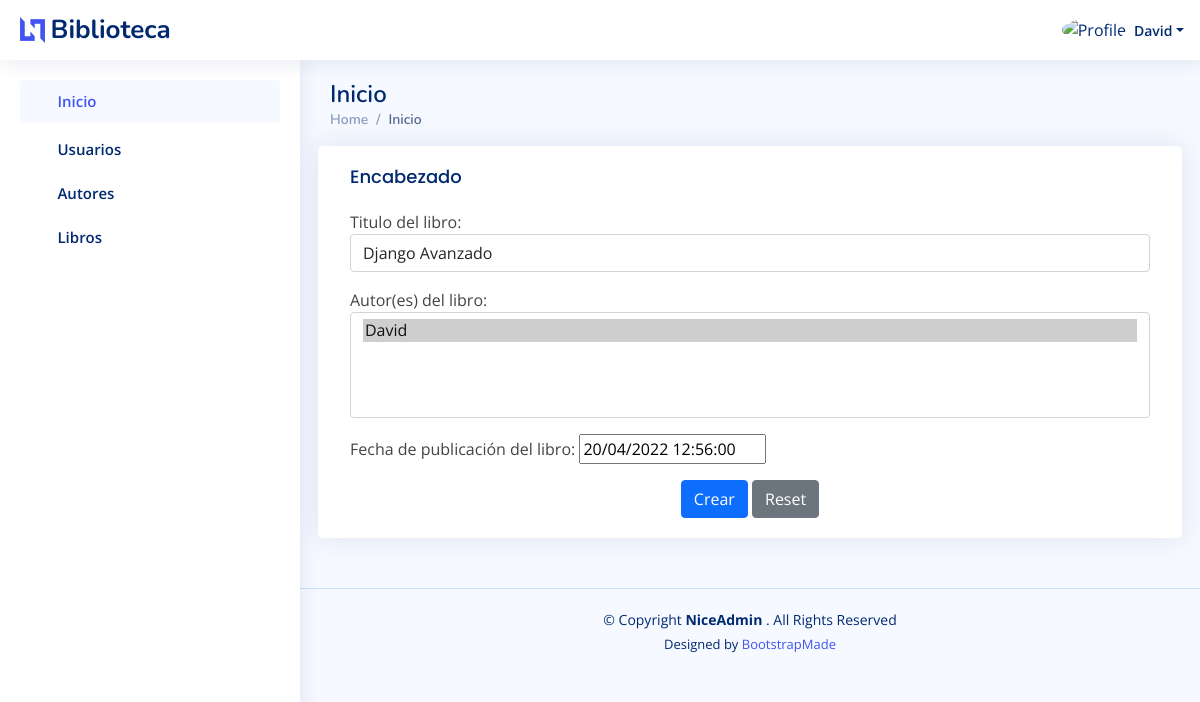
Screenshot of /libro/editar_libro/1 (signed in) with the database file from the repository.
### apps/usuario/models.py (models this page shows, shortened)
class Usuario(AbstractBaseUser):
    username = models.CharField(
        _("Nombre de usuario"), max_length=100, unique=True)
    email = models.EmailField(_("Correo Electrónico"),
                              max_length=254, unique=True)
    nombres = models.CharField(
        _("Nombres"), max_length=200, blank=True, null=True)
    apellidos = models.CharField(
        _("Apellidos"), max_length=200, blank=True, null=True)
    imagen = models.ImageField(
        _("Imagen de perfil"), upload_to='perfil/', max_length=200, blank=True, null=True)
    usuario_activo = models.BooleanField(
        _("Usuario Activo/Inactivo"), default=True)
    usuario_administrador = models.BooleanField(
        _("Admin Activo/Inactivo"), default=False)
    objects = UsuarioManager()
    USERNAME_FIELD = 'username'
    REQUIRED_FIELDS = ['email', 'nombres', 'apellidos']
    @property
    def is_staff(self):
        return self.usuario_administrador

### apps/libro/models.py (models this page shows, shortened)
class Libro(models.Model):
    id = models.AutoField(_("id"), primary_key=True)
    titulo = models.CharField(
        _("Titulo"), max_length=255, blank=False, null=False)
    fecha_publicacion = models.DateTimeField(
        _("Fecha de publicación"), blank=False, null=False)
    autor_id = models.ManyToManyField(Autor)
    fecha_creacion = models.DateField(
        _("Fecha de creación"), auto_now=True, auto_now_add=False)
    estado = models.BooleanField(default=True)
    class Meta:
        verbose_name = _("Libro")
        verbose_name_plural = _("Libros")
        ordering = ["id"]

### apps/libro/views.py (the view)
# urls.py: path('editar_libro/<int:pk>', LibroUpdateView.as_view(), name='editar_libro'),
class LibroUpdateView(LoginRequiredMixin, UpdateView):
    model = Libro
    template_name = "libro/libro/crear_libro.html"
    success_url = reverse_lazy('libro:listado_libros')
    form_class = LibroForm

### apps/libro/forms.py
class LibroForm(forms.ModelForm):
    class Meta:
        model = Libro
        fields = ['titulo', 'autor_id', 'fecha_publicacion']
        labels = {
            'titulo': ' Titulo del libro',
            'autor_id': 'Autor(es) del libro',
            'fecha_publicacion': 'Fecha de publicación del libro',
        }
        widgets = {
            'titulo': forms.TextInput(
                attrs={
                    'class': 'form-control',
                    'placeholder': 'Ingrese titulo del libro'
                }
            ),
            'autor_id': forms.SelectMultiple(
                attrs={
                    'class': 'form-control'
                }
            )
        }
    def __init__(self, *args, **kwargs):
        super(LibroForm, self).__init__(*args, **kwargs)
        self.fields['fecha_publicacion'].widget.attrs['readonly'] = True

### apps/libro/models.py (called while the page is built)
    def __str__(self):
        return self.nombre

### templates/libro/libro/crear_libro.html (shortened to what this page needs)
{% extends 'index.html' %}
{% load static %}
{% block DateTimePickerHeader %}
    <link rel="stylesheet" href="{% static 'lib/date-time-phone/jquery-ui.css' %}">
        <link rel='stylesheet' href="{% static 'lib/date-time-phone/jquery-ui-timepicker-addon.css' %}"/>
    {% endblock DateTimePickerHeader %}
    {% block body %}
        <div class="card">
            <div class="card-body">
                <h5 class="card-title">Encabezado</h5>
                <form method="POST" action="#" enctype="multipart/form-data" class="form-horizontal">
                    {{ form.as_p }}
                    <div class="row">
                        <div class="text-center">
                            <button type="submit" class="btn btn-primary">Crear</button>
                            <button type="reset" class="btn btn-secondary">Reset</button>
                        </div>
                    </div>
                </form>
            </div>
        </div>
    {% endblock body %}

### templates/index.html (shortened to what this page needs)
<!DOCTYPE html>
{% load static %}
<html lang="es">
    <head>
        <link href="{% static 'biblioteca/assets/vendor/bootstrap/css/bootstrap.min.css' %}" rel="stylesheet">
        <link href="{% static 'biblioteca/assets/vendor/bootstrap-icons/bootstrap-icons.css' %}" rel="stylesheet">
        <link href="{% static 'biblioteca/assets/vendor/boxicons/css/boxicons.min.css' %}" rel="stylesheet">
        <link href="{% static 'biblioteca/assets/vendor/quill/quill.snow.css' %}" rel="stylesheet">
        <link href="{% static 'biblioteca/assets/vendor/quill/quill.bubble.css' %}" rel="stylesheet">
        <link href="{% static 'biblioteca/assets/vendor/remixicon/remixicon.css' %}" rel="stylesheet">
        <link
        href="{% static 'biblioteca/assets/vendor/simple-datatables/style.css' %}" rel="stylesheet">
        <link
        rel="stylesheet" href="{% static 'lib/fontawesome-6/css/all.min.css' %}">
        <link
        href="{% static 'biblioteca/assets/css/style.css' %}" rel="stylesheet">
        {% block DateTimePickerHeader %}{% endblock DateTimePickerHeader %}
    </head>
    <body>
        <header id="header" class="header fixed-top d-flex align-items-center">
            <div class="d-flex align-items-center justify-content-between">
                <a href="{% url 'index' %}" class="logo d-flex align-items-center">
                    <img src="{% static 'biblioteca/assets/img/logo.png' %}" alt="">
                    <span class="d-none d-lg-block">Biblioteca</span>
                </a>
                <i class="bi bi-list toggle-sidebar-btn"></i>
            </div>
            <nav class="header-nav ms-auto">
                <ul class="d-flex align-items-center">
                    <li class="nav-item dropdown pe-3">
                        {% if user.is_authenticated %}
                            <a class="nav-link nav-profile d-flex align-items-center pe-0" href="#" data-bs-toggle="dropdown">
                                <img src="{% static 'biblioteca/assets/img/profile-img.jpg' %}" alt="Profile" class="rounded-circle">
                                <span class="d-none d-md-block dropdown-toggle ps-2">
                                    {{ user.username }}</span>
                            </a>
                        {% else %}
                            <a class="nav-link nav-profile d-flex align-items-center pe-0" href="{% url 'login' %}">
                                <i class="fa-solid fa-right-to-bracket"></i>
                                <span class="d-none d-md-block ps-2">
                                    Login</span>
                            </a>
                        {% endif %}
                    </li>
                </ul>
            </nav>
        </header>
        <aside id="sidebar" class="sidebar">
            <ul class="sidebar-nav" id="sidebar-nav">
                <li class="nav-item">
                    <a class="nav-link " href="index.html">
                        <i class="fa-solid fa-house-chimney"></i>
                        <span>Inicio</span>
                    </a>
                </li>
                <li class="nav-item">
                    {% if request.user.is_staff %}
                        <a class="nav-link collapsed" data-bs-target="#components-nav-usuarios" data-bs-toggle="collapse" href="#">
                            <i class="fa-solid fa-users"></i>
                            <span>Usuarios</span>
                            <i class="bi bi-chevron-down ms-auto"></i>
                        </a>
                    {% endif %}
                    <a class="nav-link collapsed" data-bs-target="#components-nav-autor" data-bs-toggle="collapse" href="#">
                        <i class="fa-solid fa-users"></i>
                        <span>Autores</span>
                        <i class="bi bi-chevron-down ms-auto"></i>
                    </a>
                    <a class="nav-link collapsed" data-bs-target="#components-nav-libros" data-bs-toggle="collapse" href="#">
                        <i class="fa-solid fa-book"></i>
                        <span>Libros</span>
                        <i class="bi bi-chevron-down ms-auto"></i>
                    </a>
                </li>
            </ul>
        </aside>
        <main id="main" class="main">
            <div class="pagetitle">
                <h1>Inicio</h1>
                <nav>
                    <ol class="breadcrumb">
                        <li class="breadcrumb-item">
                            <a href="{% url 'index' %}">Home</a>
                        </li>
                        <li class="breadcrumb-item active">Inicio</li>
                    </ol>
                </nav>
            </div>
            <section class="section dashboard">
                <div class="row">
                    {% block body %}{% endblock body %}
                </div>
            </section>
        </main>
        <footer id="footer" class="footer">
            <div class="copyright">
                &copy; Copyright
                <strong>
                    <span>NiceAdmin</span>
                </strong>. All Rights Reserved
            </div>
            <div class="credits">
                Designed by
                    <a href="https://bootstrapmade.com/"> BootstrapMade</a>
            </div>
        </footer>
    </body>
</html>

### static/biblioteca/assets/css/style.css (style rules this page uses)
:root { scroll-behavior: smooth; }
body { font-family: "Open Sans", sans-serif; background: #f6f9ff; color: #444444; }
a { color: #4154f1; text-decoration: none; }
h1, h2, h3, h4, h5, h6 { font-family: "Nunito", sans-serif; }
#main { margin-top: 60px; padding: 20px 30px; transition: all 0.3s; }
.pagetitle { margin-bottom: 10px; }
.pagetitle h1 { font-size: 24px; margin-bottom: 0; font-weight: 600; color: #012970; }
.card { margin-bottom: 30px; border: none; border-radius: 5px; box-shadow: 0px 0 30px rgba(1, 41, 112, 0.1); }
.card-title { padding: 20px 0 15px 0; font-size: 18px; font-weight: 500; color: #012970; font-family: "Poppins", sans-serif; }
.card-body { padding: 0 20px 20px 20px; }
.breadcrumb { font-size: 14px; font-family: "Nunito", sans-serif; color: #899bbd; font-weight: 600; }
.breadcrumb a { color: #899bbd; transition: 0.3s; }
.breadcrumb .breadcrumb-item::before { color: #899bbd; }
.breadcrumb .active { color: #51678f; font-weight: 600; }
.logo { line-height: 1; }
@media (min-width: 1200px) { .logo { width: 280px; } }
.logo img { max-height: 26px; margin-right: 6px; }
.logo span { font-size: 26px; font-weight: 700; color: #012970; font-family: "Nunito", sans-serif; }
.header { transition: all 0.5s; z-index: 997; height: 60px; box-shadow: 0px 2px 20px rgba(1, 41, 112, 0.1); background-color: #fff; padding-left: 20px; }
.header .toggle-sidebar-btn { font-size: 32px; padding-left: 10px; cursor: pointer; color: #012970; }
.header-nav ul { list-style: none; }
.header-nav > ul { margin: 0; padding: 0; }
.header-nav .nav-profile { color: #012970; }
.header-nav .nav-profile img { max-height: 36px; }
.header-nav .nav-profile span { font-size: 14px; font-weight: 600; }
.sidebar { position: fixed; top: 60px; left: 0; bottom: 0; width: 300px; z-index: 996; transition: all 0.3s; padding: 20px; overflow-y: auto; scrollbar-width: thin; scrollbar-color: #aab7cf transparent; box-shadow: 0px 0px 20px rgba(1, 41, 112, 0.1); background-color: #fff; }
@media (min-width: 1200px) { #main, #footer { margin-left: 300px; } }
.sidebar-nav { padding: 0; margin: 0; list-style: none; }
.sidebar-nav li { padding: 0; margin: 0; list-style: none; }
.sidebar-nav .nav-item { margin-bottom: 5px; }
.sidebar-nav .nav-link { display: flex; align-items: center; font-size: 15px; font-weight: 600; color: #4154f1; transition: 0.3; background: #f6f9ff; padding: 10px 15px; border-radius: 4px; }
.sidebar-nav .nav-link i { font-size: 16px; margin-right: 10px; color: #4154f1; }
.sidebar-nav .nav-link.collapsed { color: #012970; background: #fff; }
.sidebar-nav .nav-link.collapsed i { color: #899bbd; }
.sidebar-nav .nav-link .bi-chevron-down { margin-right: 0; transition: transform 0.2s ease-in-out; }
.footer { padding: 20px 0; font-size: 14px; transition: all 0.3s; border-top: 1px solid #cddfff; }
.footer .copyright { text-align: center; color: #012970; }
.footer .credits { padding-top: 5px; text-align: center; font-size: 13px; color: #012970; }

### rows the page displays
Usuario: username "David"
Libro: titulo "Django Avanzado", fecha_publicacion "20/04/2022 12:56:00"
